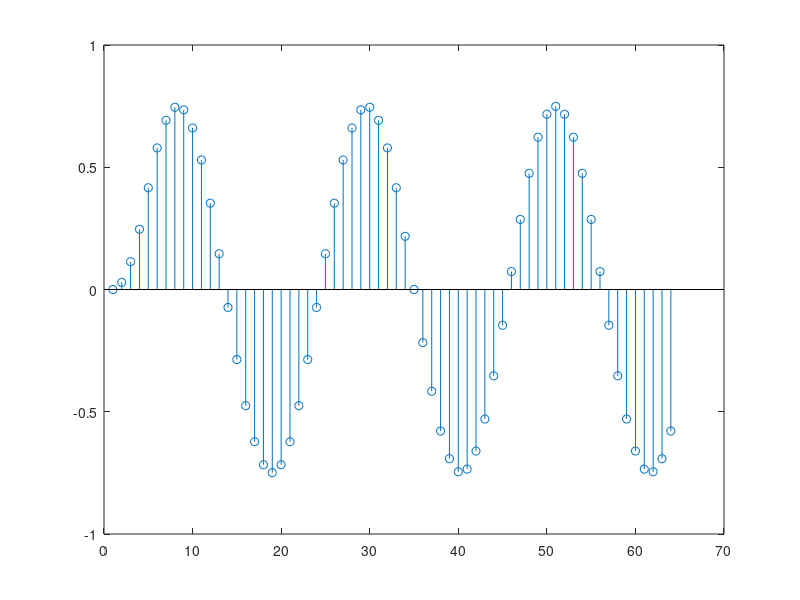
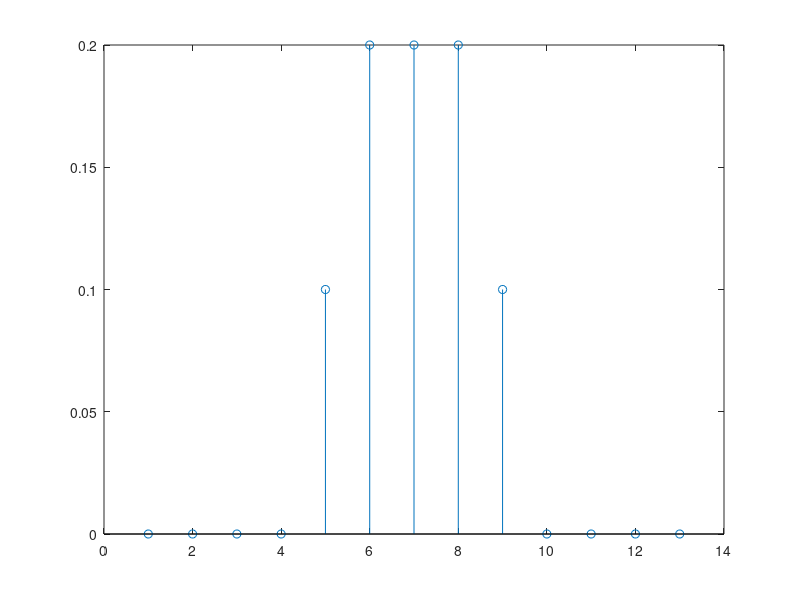
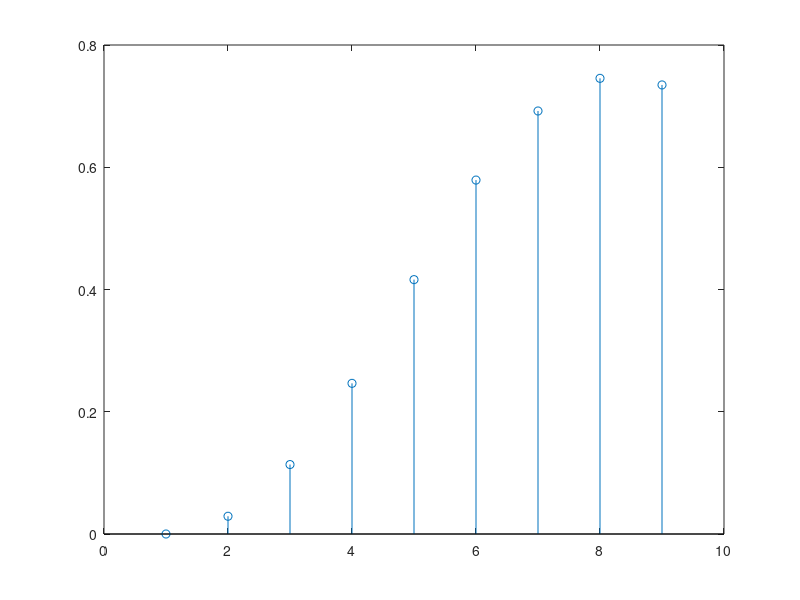

Here is the MATLAB script that generated these plots, in order:
function unu

    close all;
    clear all;

    N = 64;
    f = 3000;
    fs = 64000;
    h = [0.1, 0.2, 0.2, 0.2, 0.1];
    ts = 1 / fs;
    t = ts * (0 : N - 1);
    x = sin(2 * pi * f * t);
    M = length(h);
    y = zeros(1, N);

    for n = 1 : N
        i = n;
        for k = M : -1 : 1
            y(n) += h(k) * x(i);
            i -= 1;

            if i == 0
                break;
            endif
        endfor
    endfor

    figure; stem(y);

    x = [0, 0, 0, 0, 1, 0, 0, 0, 0];
    N = length(x);
    y = zeros(1, N);

    for n = 1 : N
        i = n;
        for k = M : -1 : 1
            y(n) += h(k) * x(i);
            i -= 1;

            if i == 0
                break;
            endif
        endfor
    endfor

    figure; stem(conv(h, x));

    x = sin(2 * pi * f * t);
    figure; stem(conv(h, x)(1 : N));

endfunction
